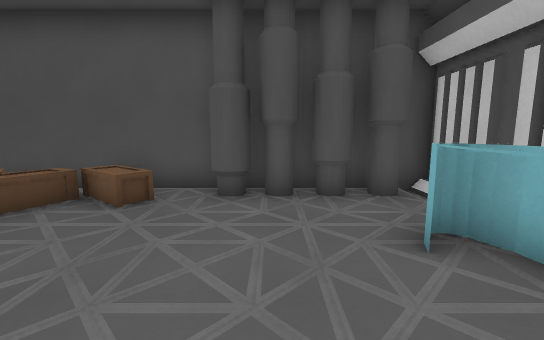
View 1 (above)

14 first-person views from a walk through a Godot game level. The camera is 1.3 m above the floor, tilts 8° down and sees 90° across. The floor is counted in squares, 1 m on a side. Each view is taken from the middle of a square. On the plan, view 1 faces up. The plan holds only what a view shows up to about 13 squares ahead; the rest is blank. Door leaves are left out where a doorway can be walked through.

View 2
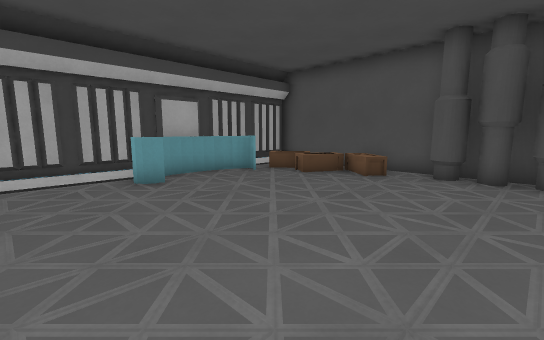

View 3
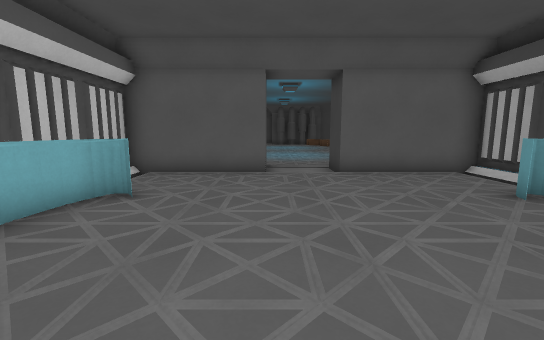

View 4
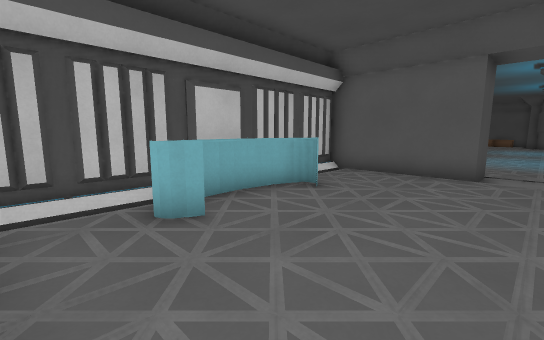

View 5
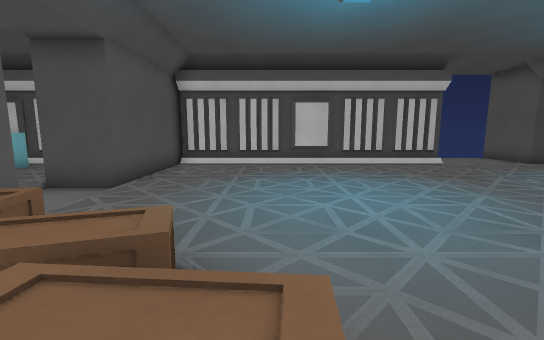

View 6
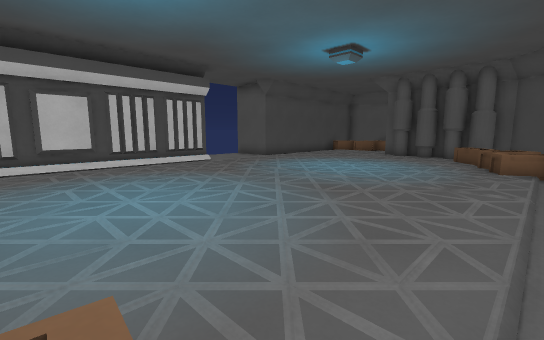

View 7
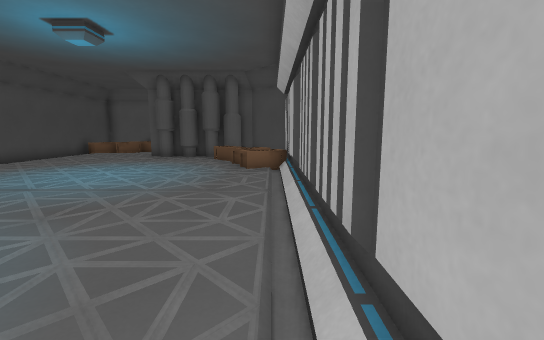

View 8
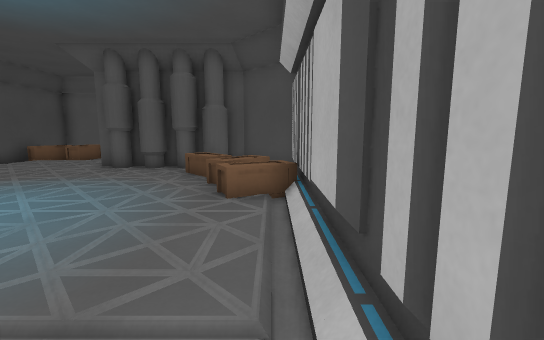

View 9
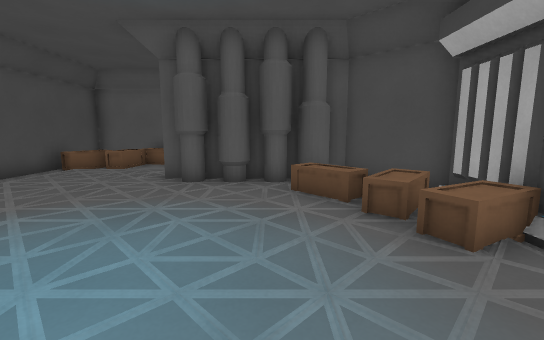

View 10
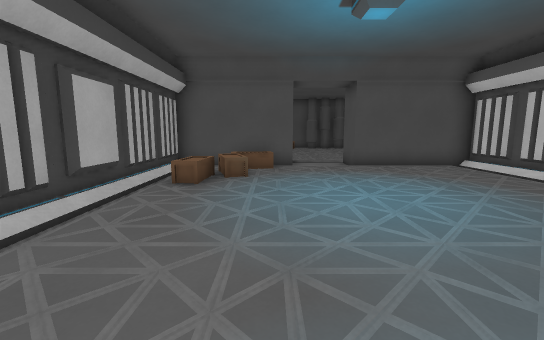

View 11
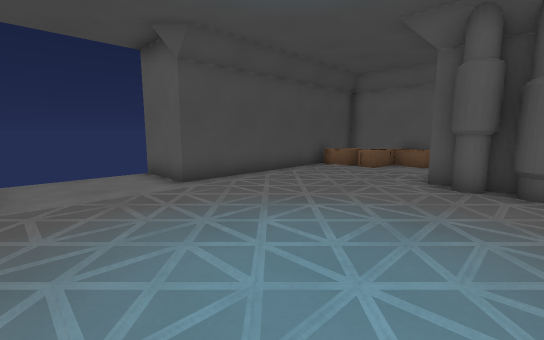

View 12
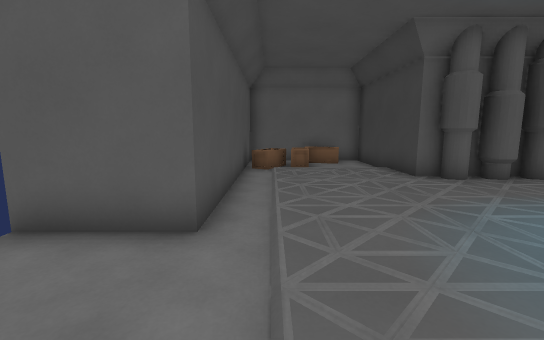

View 13
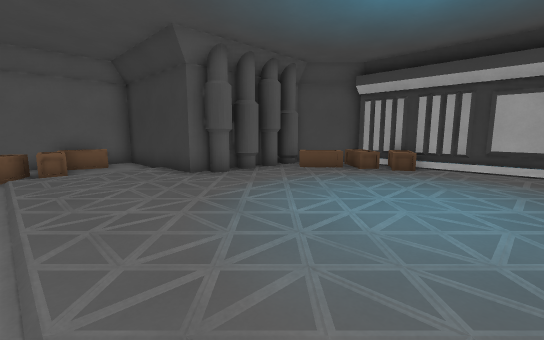

View 14
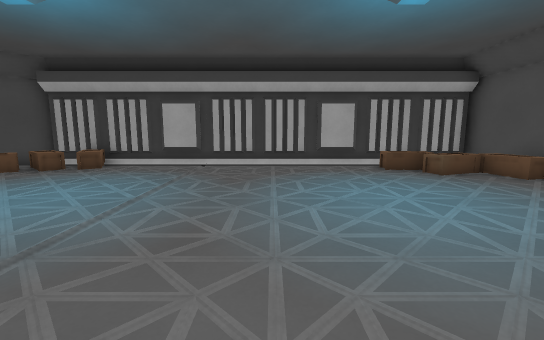

### Floor plan
Key: @ floor where view 1 was taken; # wall or solid block; . main floor; : floor 0.5 m higher than the main floor; D open door; = window, fence, low wall or low ledge; ^ raised ledge.
Columns run from 8 left of view 1 to 7 right of it. Each row starts with its distance up from view 1.
  7      ###
  6 ######.######
  5 ##====......#
  4 # ==........#
  3 ###.......=.#
  2  ##.......###
  1  ##.......###
  0 ###.....@.=.#
 -1 #...........#
 -2 #...........#
 -3 #...........#
 -4 ######.######
 -5 ######.######
 -6 #  ^^.......#
 -7 #.==........#
 -8 #.==........#
 -9 #.=.........#
-10 #...........#
-11 #...........#
-12 #...........#
-13 #...........#
-14 #...........#
-15 #...........#
-16 #...........D..
-17 #...........D..
-18 #...........D..
-19 #==.........D..
-20 #:^.........####
-21 #^^.........#
-22 ##.^........#
-23  ######.....#
-24      ###....#
-25        #....#
-26        #..^^#
-27        #..^^#
-28        #^^^.#
-29        ######

Where each view was taken, in squares from view 1:
view 1: 0 up, 0 right, facing up
view 2: 3 down, 1 right, facing up-left
view 3: 5 up, 1 left, facing down
view 4: 5 up, 2 left, facing down-right
view 5: 9 down, 7 left, facing right
view 6: 9 down, 7 left, facing down-right
view 7: 10 down, 7 left, facing down
view 8: 14 down, 7 left, facing down
view 9: 16 down, 4 left, facing down
view 10: 16 down, 4 left, facing up
view 11: 16 down, 3 left, facing down-right
view 12: 16 down, 3 right, facing down
view 13: 16 down, 3 right, facing down-left
view 14: 13 down, 3 right, facing left
